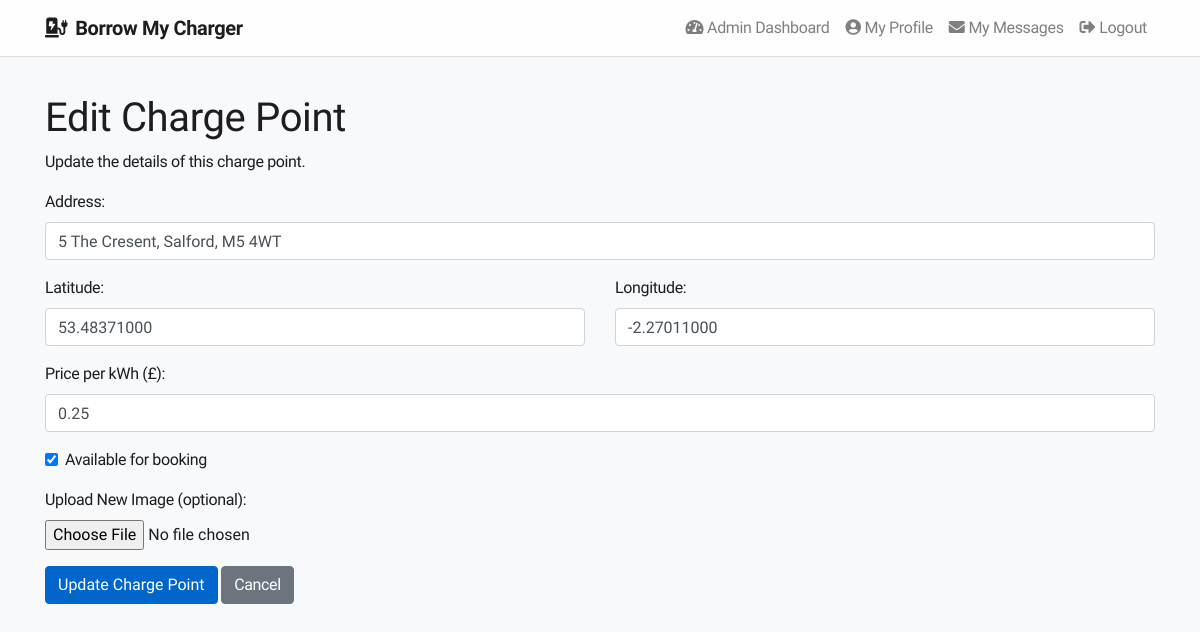
Screenshot of /admin-chargepoint-action.php?id=1&action=edit (signed in) with the database file from the repository.
### tables this page shows
CREATE TABLE IF NOT EXISTS charge_points (
    id INT AUTO_INCREMENT PRIMARY KEY,
    user_id INT NOT NULL,
    address VARCHAR(255) NOT NULL,
    latitude DECIMAL(10, 8) NOT NULL,
    longitude DECIMAL(11, 8) NOT NULL,
    price DECIMAL(5, 2) NOT NULL,
    availability BOOLEAN DEFAULT TRUE,
    image VARCHAR(255),
    created_at TIMESTAMP DEFAULT CURRENT_TIMESTAMP,
    FOREIGN KEY (user_id) REFERENCES users(id) ON DELETE CASCADE
);

### models/ChargePoint.php (called while the page is built, shortened)
<?php
class ChargePoint {
    private $conn;
    public function __construct($dbConn) {
        $this->conn = $dbConn;
    }
    public function getById($id) {
        $stmt = $this->conn->prepare("SELECT * FROM charge_points WHERE id = ?");
        $stmt->execute([$id]);
        return $stmt->fetch(PDO::FETCH_ASSOC);
    }
}
?>

### views/admin/edit-chargepoint.phtml (the view, shortened to what this page needs)
<?php include 'views/includes/header.phtml'; ?>
<div class="container mt-4">
    <h1>Edit Charge Point</h1>
    <p>Update the details of this charge point.</p>
    <form action="admin-chargepoint-action.php?id=<?php echo $view->chargePoint['id']; ?>&action=edit" method="POST" enctype="multipart/form-data">
        <div class="form-group">
            <label for="address">Address:</label>
            <input type="text" id="address" name="address" class="form-control" value="<?php echo htmlspecialchars($view->chargePoint['address']); ?>" required>
        </div>
        <div class="row">
            <div class="col-md-6">
                <div class="form-group">
                    <label for="latitude">Latitude:</label>
                    <input type="text" id="latitude" name="latitude" class="form-control" value="<?php echo $view->chargePoint['latitude']; ?>" required>
                </div>
            </div>
            <div class="col-md-6">
                <div class="form-group">
                    <label for="longitude">Longitude:</label>
                    <input type="text" id="longitude" name="longitude" class="form-control" value="<?php echo $view->chargePoint['longitude']; ?>" required>
                </div>
            </div>
        </div>
        <div class="form-group">
            <label for="price">Price per kWh (£):</label>
            <input type="number" id="price" name="price" step="0.01" min="0.01" class="form-control" value="<?php echo $view->chargePoint['price']; ?>" required>
        </div>
        <div class="form-check mb-3">
            <input type="checkbox" id="availability" name="availability" class="form-check-input" <?php echo $view->chargePoint['availability'] ? 'checked' : ''; ?>>
            <label class="form-check-label" for="availability">Available for booking</label>
        </div>
        <div class="form-group">
            <label for="image">Upload New Image (optional):</label>
            <input type="file" id="image" name="image" class="form-control-file">
        </div>
        <button type="submit" name="edit_chargepoint" class="btn btn-primary">Update Charge Point</button>
        <a href="admin-dashboard.php" class="btn btn-secondary">Cancel</a>
    </form>
</div>
<?php include 'views/includes/footer.phtml'; ?>

### views/includes/header.phtml (style rules this page uses)
body { font-family: 'SF Pro Display', -apple-system, BlinkMacSystemFont, 'Segoe UI', Roboto, Helvetica, Arial, sans-serif; background-color: #f5f5f7; color: #1d1d1f; letter-spacing: -0.022em; }
.btn-primary { background-color: #0066cc; border-color: #0066cc; }

### rows the page displays
charge_points: address "5 The Cresent, Salford, M5 4WT", latitude "53.48371000", longitude "-2.27011000", price "0.25", availability "☑"
